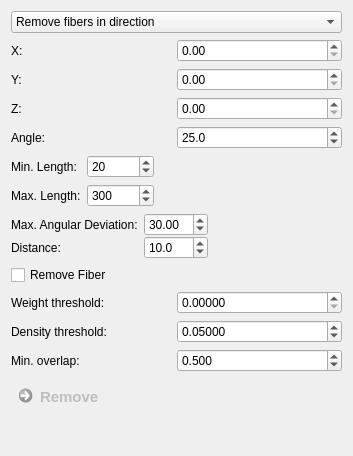
     <widget class="QWidget" name="page_3">
      <property name="geometry">
       <rect>
        <x>0</x>
        <y>0</y>
        <width>353</width>
        <height>456</height>
       </rect>
      </property>
      <attribute name="label">
       <string>Fiber Removal</string>
      </attribute>
      <attribute name="toolTip">
       <string>Remove fibers that satisfy certain criteria from the selected bundle.</string>
      </attribute>
      <layout class="QGridLayout" name="gridLayout_4">
       <item row="1" column="0">
        <widget class="QFrame" name="m_RemoveDirectionFrame">
         <property name="frameShape">
          <enum>QFrame::NoFrame</enum>
         </property>
         <property name="frameShadow">
          <enum>QFrame::Raised</enum>
         </property>
         <layout class="QGridLayout" name="gridLayout_2">
          <property name="leftMargin">
           <number>0</number>
          </property>
          <property name="topMargin">
           <number>0</number>
          </property>
          <property name="rightMargin">
           <number>0</number>
          </property>
          <property name="bottomMargin">
           <number>0</number>
          </property>
          <property name="horizontalSpacing">
           <number>0</number>
          </property>
          <item row="0" column="0">
           <widget class="QLabel" name="label">
            <property name="text">
             <string>X:</string>
            </property>
           </widget>
          </item>
          <item row="1" column="0">
           <widget class="QLabel" name="label_3">
            <property name="text">
             <string>Y:</string>
            </property>
           </widget>
          </item>
          <item row="0" column="1">
           <widget class="QDoubleSpinBox" name="m_ExtractDirX"/>
          </item>
          <item row="1" column="1">
           <widget class="QDoubleSpinBox" name="m_ExtractDirY"/>
          </item>
          <item row="2" column="0">
           <widget class="QLabel" name="label_4">
            <property name="text">
             <string>Z:</string>
            </property>
           </widget>
          </item>
          <item row="2" column="1">
           <widget class="QDoubleSpinBox" name="m_ExtractDirZ"/>
          </item>
          <item row="3" column="0">
           <widget class="QLabel" name="label_5">
            <property name="text">
             <string>Angle:</string>
            </property>
           </widget>
          </item>
          <item row="3" column="1">
           <widget class="QDoubleSpinBox" name="m_ExtractAngle">
            <property name="toolTip">
             <string>Angular deviation threshold in degree</string>
            </property>
            <property name="decimals">
             <number>1</number>
            </property>
            <property name="maximum">
             <double>90.000000000000000</double>
            </property>
            <property name="singleStep">
             <double>1.000000000000000</double>
            </property>
            <property name="value">
             <double>25.000000000000000</double>
            </property>
           </widget>
          </item>
         </layout>
        </widget>
       </item>
       <item row="4" column="0">
        <widget class="QFrame" name="m_RemoveByWeightFrame">
         <property name="frameShape">
          <enum>QFrame::NoFrame</enum>
         </property>
         <property name="frameShadow">
          <enum>QFrame::Raised</enum>
         </property>
         <layout class="QGridLayout" name="gridLayout_20">
          <property name="leftMargin">
           <number>0</number>
          </property>
          <property name="topMargin">
           <number>0</number>
          </property>
          <property name="rightMargin">
           <number>0</number>
          </property>
          <property name="bottomMargin">
           <number>0</number>
          </property>
          <property name="spacing">
           <number>0</number>
          </property>
          <item row="1" column="0">
           <widget class="QLabel" name="label_18">
            <property name="text">
             <string>Weight threshold:</string>
            </property>
           </widget>
          </item>
          <item row="1" column="1">
           <widget class="QDoubleSpinBox" name="m_WeightThresholdBox">
            <property name="toolTip">
             <string>Only fibers with weight larger than this threshold are kept.</string>
            </property>
            <property name="decimals">
             <number>5</number>
            </property>
            <property name="maximum">
             <double>99999.000000000000000</double>
            </property>
            <property name="singleStep">
             <double>0.100000000000000</double>
            </property>
           </widget>
          </item>
         </layout>
        </widget>
       </item>
       <item row="6" column="0">
        <widget class="QCommandLinkButton" name="m_RemoveButton">
         <property name="enabled">
          <bool>false</bool>
         </property>
         <property name="sizePolicy">
          <sizepolicy hsizetype="Preferred" vsizetype="Preferred">
           <horstretch>0</horstretch>
           <verstretch>0</verstretch>
          </sizepolicy>
         </property>
         <property name="maximumSize">
          <size>
           <width>200</width>
           <height>16777215</height>
          </size>
         </property>
         <property name="font">
          <font>
           <pointsize>11</pointsize>
          </font>
         </property>
         <property name="toolTip">
          <string/>
         </property>
         <property name="text">
          <string>Remove</string>
         </property>
        </widget>
       </item>
       <item row="0" column="0">
        <widget class="QComboBox" name="m_RemovalMethodBox">
         <property name="sizePolicy">
          <sizepolicy hsizetype="Expanding" vsizetype="Fixed">
           <horstretch>0</horstretch>
           <verstretch>0</verstretch>
          </sizepolicy>
         </property>
         <item>
          <property name="text">
           <string>Remove fibers in direction</string>
          </property>
         </item>
         <item>
          <property name="text">
           <string>Remove fibers by length</string>
          </property>
         </item>
         <item>
          <property name="text">
           <string>Remove fibers by curvature</string>
          </property>
         </item>
         <item>
          <property name="text">
           <string>Remove fiber parts outside mask</string>
          </property>
         </item>
         <item>
          <property name="text">
           <string>Remove fiber parts inside mask</string>
          </property>
         </item>
         <item>
          <property name="text">
           <string>Remove fibers by weight</string>
          </property>
         </item>
         <item>
          <property name="text">
           <string>Remove fibers by tract density</string>
          </property>
         </item>
        </widget>
       </item>
       <item row="3" column="0">
        <widget class="QFrame" name="m_RemoveCurvatureFrame">
         <property name="frameShape">
          <enum>QFrame::NoFrame</enum>
         </property>
         <property name="frameShadow">
          <enum>QFrame::Raised</enum>
         </property>
         <layout class="QGridLayout" name="gridLayout_11">
          <property name="leftMargin">
           <number>0</number>
          </property>
          <property name="topMargin">
           <number>0</number>
          </property>
          <property name="rightMargin">
           <number>0</number>
          </property>
          <property name="bottomMargin">
           <number>0</number>
          </property>
          <item row="2" column="2">
           <widget class="QCheckBox" name="m_RemoveCurvedFibersBox">
            <property name="toolTip">
             <string>If unchecked, the fiber exceeding the threshold will be split in two instead of removed.</string>
            </property>
            <property name="text">
             <string>Remove Fiber</string>
            </property>
            <property name="checked">
             <bool>false</bool>
            </property>
           </widget>
          </item>
          <item row="1" column="2">
           <widget class="QFrame" name="frame">
            <property name="frameShape">
             <enum>QFrame::NoFrame</enum>
            </property>
            <property name="frameShadow">
             <enum>QFrame::Raised</enum>
            </property>
            <layout class="QGridLayout" name="gridLayout_12">
             <property name="leftMargin">
              <number>0</number>
             </property>
             <property name="topMargin">
              <number>0</number>
             </property>
             <property name="rightMargin">
              <number>0</number>
             </property>
             <property name="bottomMargin">
              <number>0</number>
             </property>
             <property name="verticalSpacing">
              <number>0</number>
             </property>
             <item row="0" column="0">
              <widget class="QLabel" name="label_8">
               <property name="text">
                <string>Max. Angular Deviation:</string>
               </property>
              </widget>
             </item>
             <item row="0" column="2">
              <spacer name="horizontalSpacer_5">
               <property name="orientation">
                <enum>Qt::Horizontal</enum>
               </property>
               <property name="sizeHint" stdset="0">
                <size>
                 <width>40</width>
                 <height>20</height>
                </size>
               </property>
              </spacer>
             </item>
             <item row="0" column="1">
              <widget class="QDoubleSpinBox" name="m_CurvSpinBox">
               <property name="toolTip">
                <string>Maximum angular deviation in degree</string>
               </property>
               <property name="maximum">
                <double>180.000000000000000</double>
               </property>
               <property name="singleStep">
                <double>0.100000000000000</double>
               </property>
               <property name="value">
                <double>30.000000000000000</double>
               </property>
              </widget>
             </item>
             <item row="1" column="0">
              <widget class="QLabel" name="label_14">
               <property name="text">
                <string>Distance:</string>
               </property>
              </widget>
             </item>
             <item row="1" column="1">
              <widget class="QDoubleSpinBox" name="m_CurvDistanceSpinBox">
               <property name="toolTip">
                <string>Distance in mm</string>
               </property>
               <property name="decimals">
                <number>1</number>
               </property>
               <property name="maximum">
                <double>999.000000000000000</double>
               </property>
               <property name="singleStep">
                <double>1.000000000000000</double>
               </property>
               <property name="value">
                <double>10.000000000000000</double>
               </property>
              </widget>
             </item>
            </layout>
           </widget>
          </item>
         </layout>
        </widget>
       </item>
       <item row="7" column="0">
        <spacer name="verticalSpacer_4">
         <property name="orientation">
          <enum>Qt::Vertical</enum>
         </property>
         <property name="sizeHint" stdset="0">
          <size>
           <width>20</width>
           <height>40</height>
          </size>
         </property>
        </spacer>
       </item>
       <item row="2" column="0">
        <widget class="QFrame" name="m_RemoveLengthFrame">
         <property name="frameShape">
          <enum>QFrame::NoFrame</enum>
         </property>
         <property name="frameShadow">
          <enum>QFrame::Raised</enum>
         </property>
         <layout class="QGridLayout" name="gridLayout_6">
          <property name="leftMargin">
           <number>0</number>
          </property>
          <property name="topMargin">
           <number>0</number>
          </property>
          <property name="rightMargin">
           <number>0</number>
          </property>
          <property name="bottomMargin">
           <number>0</number>
          </property>
          <item row="0" column="2">
           <spacer name="horizontalSpacer_4">
            <property name="orientation">
             <enum>Qt::Horizontal</enum>
            </property>
            <property name="sizeHint" stdset="0">
             <size>
              <width>40</width>
              <height>20</height>
             </size>
            </property>
           </spacer>
          </item>
          <item row="0" column="1">
           <widget class="QSpinBox" name="m_PruneFibersMinBox">
            <property name="toolTip">
             <string>Minimum fiber length in mm</string>
            </property>
            <property name="minimum">
             <number>0</number>
            </property>
            <property name="maximum">
             <number>999999999</number>
            </property>
            <property name="value">
             <number>20</number>
            </property>
           </widget>
          </item>
          <item row="1" column="0">
           <widget class="QLabel" name="label_9">
            <property name="text">
             <string>Max. Length:</string>
            </property>
           </widget>
          </item>
          <item row="0" column="0">
           <widget class="QLabel" name="label_7">
            <property name="text">
             <string>Min. Length:</string>
            </property>
           </widget>
          </item>
          <item row="1" column="1">
           <widget class="QSpinBox" name="m_PruneFibersMaxBox">
            <property name="toolTip">
             <string>Maximum fiber length in mm</string>
            </property>
            <property name="minimum">
             <number>0</number>
            </property>
            <property name="maximum">
             <number>999999999</number>
            </property>
            <property name="value">
             <number>300</number>
            </property>
           </widget>
          </item>
         </layout>
        </widget>
       </item>
       <item row="5" column="0">
        <widget class="QFrame" name="m_RemoveByDensityFrame">
         <property name="frameShape">
          <enum>QFrame::NoFrame</enum>
         </property>
         <property name="frameShadow">
          <enum>QFrame::Raised</enum>
         </property>
         <layout class="QGridLayout" name="gridLayout_21">
          <property name="leftMargin">
           <number>0</number>
          </property>
          <property name="topMargin">
           <number>0</number>
          </property>
          <property name="rightMargin">
           <number>0</number>
          </property>
          <property name="bottomMargin">
           <number>0</number>
          </property>
          <property name="horizontalSpacing">
           <number>0</number>
          </property>
          <property name="verticalSpacing">
           <number>6</number>
          </property>
          <item row="1" column="1">
           <widget class="QDoubleSpinBox" name="m_DensityThresholdBox">
            <property name="toolTip">
             <string>Relative tract density (value between 0.0 and 1.0)</string>
            </property>
            <property name="decimals">
             <number>5</number>
            </property>
            <property name="minimum">
             <double>0.000000000000000</double>
            </property>
            <property name="maximum">
             <double>1.000000000000000</double>
            </property>
            <property name="singleStep">
             <double>0.100000000000000</double>
            </property>
            <property name="value">
             <double>0.050000000000000</double>
            </property>
           </widget>
          </item>
          <item row="1" column="0">
           <widget class="QLabel" name="label_19">
            <property name="text">
             <string>Density threshold:</string>
            </property>
           </widget>
          </item>
          <item row="2" column="0">
           <widget class="QLabel" name="label_21">
            <property name="text">
             <string>Min. overlap:</string>
            </property>
           </widget>
          </item>
          <item row="2" column="1">
           <widget class="QDoubleSpinBox" name="m_DensityOverlapBox">
            <property name="toolTip">
             <string>Tracts have to spend at least this fraction of their length inside the specified density region.</string>
            </property>
            <property name="decimals">
             <number>3</number>
            </property>
            <property name="maximum">
             <double>1.000000000000000</double>
            </property>
            <property name="singleStep">
             <double>0.100000000000000</double>
            </property>
            <property name="value">
             <double>0.500000000000000</double>
            </property>
           </widget>
          </item>
         </layout>
        </widget>
       </item>
      </layout>
     </widget>
